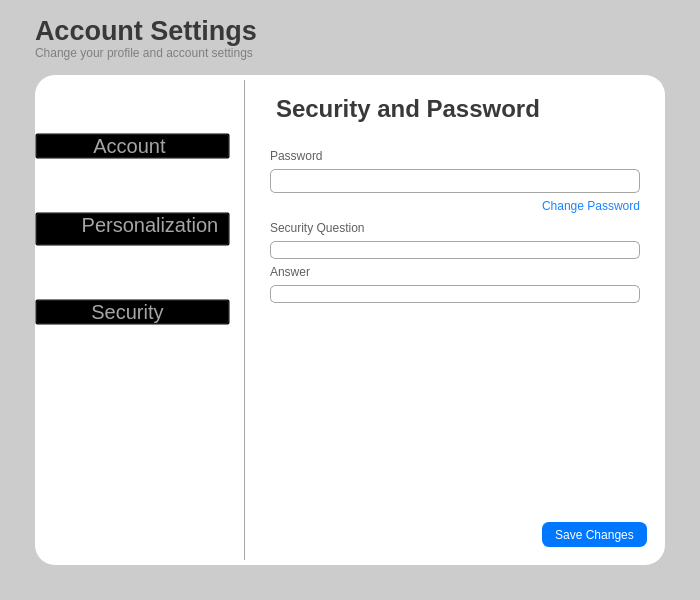
<?xml version="1.0" encoding="UTF-8"?>
<ui version="4.0">
 <class>EmailSettingsWidget</class>
 <widget class="QWidget" name="EmailSettingsWidget">
  <property name="geometry">
   <rect>
    <x>0</x>
    <y>0</y>
    <width>700</width>
    <height>600</height>
   </rect>
  </property>
  <property name="sizePolicy">
   <sizepolicy hsizetype="Preferred" vsizetype="Preferred">
    <horstretch>0</horstretch>
    <verstretch>0</verstretch>
   </sizepolicy>
  </property>
  <property name="minimumSize">
   <size>
    <width>700</width>
    <height>600</height>
   </size>
  </property>
  <property name="windowTitle">
   <string>Form</string>
  </property>
  <property name="styleSheet">
   <string notr="true">QWidget#EmailSettingsWidget {
	background: #cccccc;
}</string>
  </property>
  <layout class="QVBoxLayout" name="verticalLayout" stretch="0,0">
   <property name="spacing">
    <number>0</number>
   </property>
   <property name="leftMargin">
    <number>35</number>
   </property>
   <property name="topMargin">
    <number>0</number>
   </property>
   <property name="rightMargin">
    <number>35</number>
   </property>
   <property name="bottomMargin">
    <number>35</number>
   </property>
   <item>
    <widget class="QFrame" name="EmailSettingsTitleFrame">
     <property name="frameShape">
      <enum>QFrame::NoFrame</enum>
     </property>
     <property name="frameShadow">
      <enum>QFrame::Raised</enum>
     </property>
     <layout class="QVBoxLayout" name="verticalLayout_5">
      <property name="spacing">
       <number>0</number>
      </property>
      <property name="leftMargin">
       <number>0</number>
      </property>
      <property name="topMargin">
       <number>15</number>
      </property>
      <property name="rightMargin">
       <number>0</number>
      </property>
      <property name="bottomMargin">
       <number>15</number>
      </property>
      <item>
       <widget class="QLabel" name="AccountSettingsLabel">
        <property name="font">
         <font>
          <family>Segoe UI</family>
          <pointsize>20</pointsize>
          <weight>75</weight>
          <bold>true</bold>
         </font>
        </property>
        <property name="styleSheet">
         <string notr="true">QLabel#AccountSettingsLabel {
	color: #393939;
}</string>
        </property>
        <property name="text">
         <string>Account Settings</string>
        </property>
       </widget>
      </item>
      <item>
       <widget class="QLabel" name="AccountSettingsDescriptionLabel">
        <property name="font">
         <font>
          <family>Segoe UI</family>
         </font>
        </property>
        <property name="styleSheet">
         <string notr="true">QLabel#AccountSettingsDescriptionLabel {
	color: #7f7f7f;
}</string>
        </property>
        <property name="text">
         <string>Change your profile and account settings</string>
        </property>
       </widget>
      </item>
     </layout>
    </widget>
   </item>
   <item>
    <widget class="QFrame" name="EmailSettingsMainFrame">
     <property name="styleSheet">
      <string notr="true">QFrame#EmailSettingsMainFrame {
	background: rgba(0, 0, 0, 0);
}</string>
     </property>
     <property name="frameShape">
      <enum>QFrame::NoFrame</enum>
     </property>
     <property name="frameShadow">
      <enum>QFrame::Raised</enum>
     </property>
     <layout class="QHBoxLayout" name="horizontalLayout" stretch="1,2">
      <property name="spacing">
       <number>0</number>
      </property>
      <property name="leftMargin">
       <number>0</number>
      </property>
      <property name="topMargin">
       <number>0</number>
      </property>
      <property name="rightMargin">
       <number>0</number>
      </property>
      <property name="bottomMargin">
       <number>0</number>
      </property>
      <item>
       <layout class="QVBoxLayout" name="_EmailSettingsLayout">
        <item>
         <widget class="QFrame" name="_EmailSettingsBackgroundFrame_1">
          <property name="styleSheet">
           <string notr="true">QFrame#_EmailSettingsBackgroundFrame_1 {
	background: #cccccc;
}</string>
          </property>
          <property name="frameShape">
           <enum>QFrame::NoFrame</enum>
          </property>
          <property name="frameShadow">
           <enum>QFrame::Raised</enum>
          </property>
          <layout class="QHBoxLayout" name="horizontalLayout_3">
           <property name="spacing">
            <number>0</number>
           </property>
           <property name="leftMargin">
            <number>0</number>
           </property>
           <property name="topMargin">
            <number>0</number>
           </property>
           <property name="rightMargin">
            <number>0</number>
           </property>
           <property name="bottomMargin">
            <number>0</number>
           </property>
           <item>
            <layout class="QHBoxLayout" name="_EmailSettings_2Layout">
             <item>
              <widget class="QFrame" name="_EmailSettingsBackgroundFrame_2">
               <property name="styleSheet">
                <string notr="true">QFrame#_EmailSettingsBackgroundFrame_2 {
	background: #FFFFFF;
	border-top-left-radius: 20;
	border-bottom-left-radius: 20;
}</string>
               </property>
               <property name="frameShape">
                <enum>QFrame::NoFrame</enum>
               </property>
               <property name="frameShadow">
                <enum>QFrame::Raised</enum>
               </property>
               <layout class="QHBoxLayout" name="horizontalLayout_2">
                <property name="spacing">
                 <number>0</number>
                </property>
                <property name="leftMargin">
                 <number>0</number>
                </property>
                <property name="topMargin">
                 <number>0</number>
                </property>
                <property name="rightMargin">
                 <number>0</number>
                </property>
                <property name="bottomMargin">
                 <number>0</number>
                </property>
                <item>
                 <layout class="QHBoxLayout" name="EmailSettingsBackgroundLayout">
                  <property name="topMargin">
                   <number>5</number>
                  </property>
                  <property name="bottomMargin">
                   <number>5</number>
                  </property>
                  <item>
                   <widget class="QFrame" name="EmailSettingsLayout">
                    <property name="styleSheet">
                     <string notr="true">QFrame#EmailSettingsLayout {
	background: rgba(0,0,0,0);
	border-right: 1px solid #a6a6a6;
}</string>
                    </property>
                    <property name="frameShape">
                     <enum>QFrame::NoFrame</enum>
                    </property>
                    <property name="frameShadow">
                     <enum>QFrame::Raised</enum>
                    </property>
                    <layout class="QVBoxLayout" name="verticalLayout_3" stretch="2,3">
                     <property name="spacing">
                      <number>0</number>
                     </property>
                     <property name="leftMargin">
                      <number>0</number>
                     </property>
                     <property name="topMargin">
                      <number>0</number>
                     </property>
                     <property name="rightMargin">
                      <number>0</number>
                     </property>
                     <property name="bottomMargin">
                      <number>0</number>
                     </property>
                     <item>
                      <widget class="QFrame" name="EmailSettingsFrame">
                       <property name="sizePolicy">
                        <sizepolicy hsizetype="Preferred" vsizetype="Minimum">
                         <horstretch>0</horstretch>
                         <verstretch>0</verstretch>
                        </sizepolicy>
                       </property>
                       <property name="minimumSize">
                        <size>
                         <width>0</width>
                         <height>300</height>
                        </size>
                       </property>
                       <property name="frameShape">
                        <enum>QFrame::NoFrame</enum>
                       </property>
                       <property name="frameShadow">
                        <enum>QFrame::Raised</enum>
                       </property>
                       <layout class="QVBoxLayout" name="verticalLayout_2">
                        <property name="spacing">
                         <number>0</number>
                        </property>
                        <property name="leftMargin">
                         <number>0</number>
                        </property>
                        <property name="topMargin">
                         <number>0</number>
                        </property>
                        <property name="rightMargin">
                         <number>15</number>
                        </property>
                        <property name="bottomMargin">
                         <number>0</number>
                        </property>
                        <item>
                         <widget class="QPushButton" name="AccountButton">
                          <property name="font">
                           <font>
                            <family>Segoe UI</family>
                            <pointsize>15</pointsize>
                           </font>
                          </property>
                          <property name="styleSheet">
                           <string notr="true">QPushButton#AccountButton {
	background: rgba(0, 0, 0, 0);
	color: #a6a6a6;
	padding-right: 6;
}

QPushButton#AccountButton:hover {
	color: #7f7f7f;
}

QPushButton#AccountButton:pressed {
	color: #393939;
}</string>
                          </property>
                          <property name="text">
                           <string>Account</string>
                          </property>
                          <property name="icon">
                           <iconset resource="../Email Services/Images/Resource.qrc">
                            <normaloff>:/Settings/SVGs/SettingsIcons/Account(Deactivated).png</normaloff>:/Settings/SVGs/SettingsIcons/Account(Deactivated).png</iconset>
                          </property>
                          <property name="iconSize">
                           <size>
                            <width>32</width>
                            <height>32</height>
                           </size>
                          </property>
                         </widget>
                        </item>
                        <item>
                         <widget class="QPushButton" name="PersonalizationButton">
                          <property name="font">
                           <font>
                            <family>Segoe UI</family>
                            <pointsize>15</pointsize>
                           </font>
                          </property>
                          <property name="styleSheet">
                           <string notr="true">QPushButton#PersonalizationButton {
	background: rgba(0, 0, 0, 0);
	color: #a6a6a6;
	padding-left: 35;
	padding-bottom:8;
}

QPushButton#PersonalizationButton:hover {
	color: #7f7f7f;
}

QPushButton#PersonalizationButton:pressed {
	color: #393939;
}</string>
                          </property>
                          <property name="text">
                           <string>Personalization</string>
                          </property>
                          <property name="icon">
                           <iconset resource="../Email Services/Images/Resource.qrc">
                            <normaloff>:/Settings/SVGs/SettingsIcons/Personalization(Deactivacted).png</normaloff>:/Settings/SVGs/SettingsIcons/Personalization(Deactivacted).png</iconset>
                          </property>
                          <property name="iconSize">
                           <size>
                            <width>22</width>
                            <height>22</height>
                           </size>
                          </property>
                          <property name="checkable">
                           <bool>false</bool>
                          </property>
                         </widget>
                        </item>
                        <item>
                         <widget class="QPushButton" name="SecurityButton">
                          <property name="font">
                           <font>
                            <family>Segoe UI</family>
                            <pointsize>15</pointsize>
                           </font>
                          </property>
                          <property name="styleSheet">
                           <string notr="true">QPushButton#SecurityButton {
	background: rgba(0, 0, 0, 0);
	color: #a6a6a6;
	padding-right: 10;
}

QPushButton#SecurityButton:hover {
	color: #7f7f7f;
}

QPushButton#SecurityButton:pressed {
	color: #393939;
}</string>
                          </property>
                          <property name="text">
                           <string>Security</string>
                          </property>
                          <property name="icon">
                           <iconset resource="../Email Services/Images/Resource.qrc">
                            <normaloff>:/Settings/SVGs/SettingsIcons/Security(Deactivated).png</normaloff>:/Settings/SVGs/SettingsIcons/Security(Deactivated).png</iconset>
                          </property>
                          <property name="iconSize">
                           <size>
                            <width>18</width>
                            <height>18</height>
                           </size>
                          </property>
                         </widget>
                        </item>
                       </layout>
                      </widget>
                     </item>
                     <item>
                      <spacer name="__Spacer__18">
                       <property name="orientation">
                        <enum>Qt::Vertical</enum>
                       </property>
                       <property name="sizeHint" stdset="0">
                        <size>
                         <width>20</width>
                         <height>40</height>
                        </size>
                       </property>
                      </spacer>
                     </item>
                    </layout>
                   </widget>
                  </item>
                 </layout>
                </item>
               </layout>
              </widget>
             </item>
            </layout>
           </item>
          </layout>
         </widget>
        </item>
       </layout>
      </item>
      <item>
       <layout class="QVBoxLayout" name="EmailSettingsMainLayout">
        <property name="spacing">
         <number>0</number>
        </property>
        <item>
         <widget class="QStackedWidget" name="EmailSettingsStackedWidget">
          <property name="styleSheet">
           <string notr="true">QStackedWidget#EmailBodyStackedWidget {
	background: rgba(0, 0, 0, 0);
}</string>
          </property>
          <property name="currentIndex">
           <number>2</number>
          </property>
          <widget class="QWidget" name="AccountPage">
           <property name="styleSheet">
            <string notr="true">QWidget#AccountPage {
	background: #FFFFFF;
	border: 1px solid #FFFFFF;
	border-top-right-radius: 20;
}</string>
           </property>
           <layout class="QVBoxLayout" name="verticalLayout_4" stretch="2,1">
            <property name="spacing">
             <number>0</number>
            </property>
            <property name="leftMargin">
             <number>0</number>
            </property>
            <property name="topMargin">
             <number>0</number>
            </property>
            <property name="rightMargin">
             <number>0</number>
            </property>
            <property name="bottomMargin">
             <number>0</number>
            </property>
            <item>
             <widget class="QFrame" name="AccountPageFrame">
              <property name="maximumSize">
               <size>
                <width>650</width>
                <height>550</height>
               </size>
              </property>
              <property name="frameShape">
               <enum>QFrame::NoFrame</enum>
              </property>
              <property name="frameShadow">
               <enum>QFrame::Raised</enum>
              </property>
              <layout class="QVBoxLayout" name="verticalLayout_7">
               <property name="spacing">
                <number>0</number>
               </property>
               <property name="leftMargin">
                <number>0</number>
               </property>
               <property name="topMargin">
                <number>0</number>
               </property>
               <property name="rightMargin">
                <number>0</number>
               </property>
               <property name="bottomMargin">
                <number>0</number>
               </property>
               <item>
                <widget class="QFrame" name="AccountPageLayout">
                 <layout class="QGridLayout" name="gridLayout" rowstretch="0,0,0,0,0,0" columnstretch="0,0">
                  <property name="leftMargin">
                   <number>25</number>
                  </property>
                  <property name="topMargin">
                   <number>0</number>
                  </property>
                  <property name="rightMargin">
                   <number>25</number>
                  </property>
                  <property name="bottomMargin">
                   <number>165</number>
                  </property>
                  <property name="horizontalSpacing">
                   <number>27</number>
                  </property>
                  <property name="verticalSpacing">
                   <number>0</number>
                  </property>
                  <item row="3" column="1">
                   <widget class="QLineEdit" name="AccountSettingsLastNameLineEdit">
                    <property name="styleSheet">
                     <string notr="true">QLineEdit#AccountSettingsLastNameLineEdit {
	background: rgba(0, 0, 0, 0);
	color: #393939;
	border: 1px solid #a6a6a6;
	border-radius: 4;
}</string>
                    </property>
                   </widget>
                  </item>
                  <item row="4" column="0">
                   <widget class="QLabel" name="AccountSettingsEmailLabel">
                    <property name="sizePolicy">
                     <sizepolicy hsizetype="Preferred" vsizetype="Maximum">
                      <horstretch>0</horstretch>
                      <verstretch>0</verstretch>
                     </sizepolicy>
                    </property>
                    <property name="font">
                     <font>
                      <family>Segoe UI</family>
                     </font>
                    </property>
                    <property name="styleSheet">
                     <string notr="true">QLabel#AccountSettingsEmailLabel {
	color: #a6a6a6;
	padding-top: 20;
	padding-bottom: 2;
}</string>
                    </property>
                    <property name="text">
                     <string>Email</string>
                    </property>
                   </widget>
                  </item>
                  <item row="2" column="1">
                   <widget class="QLabel" name="AccountSettingsLastNameLabel">
                    <property name="sizePolicy">
                     <sizepolicy hsizetype="Preferred" vsizetype="Maximum">
                      <horstretch>0</horstretch>
                      <verstretch>0</verstretch>
                     </sizepolicy>
                    </property>
                    <property name="font">
                     <font>
                      <family>Segoe UI</family>
                     </font>
                    </property>
                    <property name="styleSheet">
                     <string notr="true">QLabel#AccountSettingsLastNameLabel {
	color: #a6a6a6;
	padding-top: 20;
	padding-bottom: 2;
}</string>
                    </property>
                    <property name="text">
                     <string>Last Name</string>
                    </property>
                   </widget>
                  </item>
                  <item row="3" column="0">
                   <widget class="QLineEdit" name="AccountSettingsFirstNameLineEdit">
                    <property name="styleSheet">
                     <string notr="true">QLineEdit#AccountSettingsFirstNameLineEdit {
	background: rgba(0, 0, 0, 0);
	color: #393939;
	border: 1px solid #a6a6a6;
	border-radius: 4;
}</string>
                    </property>
                   </widget>
                  </item>
                  <item row="5" column="0">
                   <widget class="QLineEdit" name="AccountSettingsEmailLineEdit">
                    <property name="styleSheet">
                     <string notr="true">QLineEdit#AccountSettingsEmailLineEdit {
	background: rgba(0, 0, 0, 0);
	color: #393939;
	border: 1px solid #a6a6a6;
	border-radius: 4;
}</string>
                    </property>
                   </widget>
                  </item>
                  <item row="5" column="1">
                   <widget class="QLineEdit" name="AccountSettingsPhoneNumberLineEdit">
                    <property name="styleSheet">
                     <string notr="true">QLineEdit#AccountSettingsPhoneNumberLineEdit {
	background: rgba(0, 0, 0, 0);
	color: #393939;
	border: 1px solid #a6a6a6;
	border-radius: 4;
}</string>
                    </property>
                   </widget>
                  </item>
                  <item row="4" column="1">
                   <widget class="QLabel" name="AccountSettingsPhoneNumberLabel">
                    <property name="sizePolicy">
                     <sizepolicy hsizetype="Preferred" vsizetype="Maximum">
                      <horstretch>0</horstretch>
                      <verstretch>0</verstretch>
                     </sizepolicy>
                    </property>
                    <property name="font">
                     <font>
                      <family>Segoe UI</family>
                     </font>
                    </property>
                    <property name="styleSheet">
                     <string notr="true">QLabel#AccountSettingsPhoneNumberLabel {
	color: #a6a6a6;
	padding-top:	 20;
	padding-bottom: 2;
}</string>
                    </property>
                    <property name="text">
                     <string>Phone Number</string>
                    </property>
                   </widget>
                  </item>
                  <item row="0" column="0">
                   <widget class="QLabel" name="GeneralInfoLabel">
                    <property name="sizePolicy">
                     <sizepolicy hsizetype="Preferred" vsizetype="Maximum">
                      <horstretch>0</horstretch>
                      <verstretch>0</verstretch>
                     </sizepolicy>
                    </property>
                    <property name="font">
                     <font>
                      <family>Segoe UI</family>
                      <pointsize>18</pointsize>
                      <weight>75</weight>
                      <bold>true</bold>
                     </font>
                    </property>
                    <property name="styleSheet">
                     <string notr="true">QLabel#GeneralInfoLabel {
	color: #393939;
	padding-top: 20;
	padding-bottom: 20;
}</string>
                    </property>
                    <property name="text">
                     <string>General Info</string>
                    </property>
                   </widget>
                  </item>
                  <item row="2" column="0">
                   <widget class="QLabel" name="AccountSettingsFirstNameLabel">
                    <property name="sizePolicy">
                     <sizepolicy hsizetype="Preferred" vsizetype="Maximum">
                      <horstretch>0</horstretch>
                      <verstretch>0</verstretch>
                     </sizepolicy>
                    </property>
                    <property name="font">
                     <font>
                      <family>Segoe UI</family>
                     </font>
                    </property>
                    <property name="styleSheet">
                     <string notr="true">QLabel#AccountSettingsFirstNameLabel {
	color: #a6a6a6;
	padding-top: 20;
	padding-bottom: 2;
}</string>
                    </property>
                    <property name="text">
                     <string>First Name</string>
                    </property>
                   </widget>
                  </item>
                  <item row="1" column="0" colspan="2">
                   <widget class="QFrame" name="AccountSettingsProfilePictureFrame">
                    <property name="sizePolicy">
                     <sizepolicy hsizetype="Preferred" vsizetype="Maximum">
                      <horstretch>0</horstretch>
                      <verstretch>0</verstretch>
                     </sizepolicy>
                    </property>
                    <property name="frameShape">
                     <enum>QFrame::NoFrame</enum>
                    </property>
                    <property name="frameShadow">
                     <enum>QFrame::Raised</enum>
                    </property>
                    <layout class="QVBoxLayout" name="verticalLayout_13">
                     <property name="spacing">
                      <number>0</number>
                     </property>
                     <property name="leftMargin">
                      <number>0</number>
                     </property>
                     <property name="topMargin">
                      <number>0</number>
                     </property>
                     <property name="rightMargin">
                      <number>0</number>
                     </property>
                     <property name="bottomMargin">
                      <number>0</number>
                     </property>
                     <item>
                      <widget class="QFrame" name="AccountSettingsProfilePictureFrame_">
                       <property name="frameShape">
                        <enum>QFrame::NoFrame</enum>
                       </property>
                       <property name="frameShadow">
                        <enum>QFrame::Raised</enum>
                       </property>
                       <layout class="QHBoxLayout" name="horizontalLayout_5">
                        <property name="spacing">
                         <number>0</number>
                        </property>
                        <property name="leftMargin">
                         <number>0</number>
                        </property>
                        <property name="topMargin">
                         <number>0</number>
                        </property>
                        <property name="rightMargin">
                         <number>0</number>
                        </property>
                        <property name="bottomMargin">
                         <number>0</number>
                        </property>
                        <item>
                         <spacer name="__Spacer__19">
                          <property name="orientation">
                           <enum>Qt::Horizontal</enum>
                          </property>
                          <property name="sizeHint" stdset="0">
                           <size>
                            <width>40</width>
                            <height>20</height>
                           </size>
                          </property>
                         </spacer>
                        </item>
                        <item>
                         <widget class="QLabel" name="AccountSettingsProfilePictureLabel">
                          <property name="text">
                           <string/>
                          </property>
                         </widget>
                        </item>
                        <item>
                         <spacer name="__Spacer__20">
                          <property name="orientation">
                           <enum>Qt::Horizontal</enum>
                          </property>
                          <property name="sizeHint" stdset="0">
                           <size>
                            <width>40</width>
                            <height>20</height>
                           </size>
                          </property>
                         </spacer>
                        </item>
                       </layout>
                      </widget>
                     </item>
                     <item>
                      <widget class="QPushButton" name="AccountSettingsProfilePictureChangeButton">
                       <property name="styleSheet">
                        <string notr="true">QPushButton#AccountSettingsProfilePictureChangeButton {
	background: rgba(0, 0, 0, 0);
	color: #0077ff;
	text-align: center;
	padding-bottom: 4;
}

QPushButton#AccountSettingsProfilePictureChangeButton:hover {
	color: #4da0ff;
}

QPushButton#AccountSettingsProfilePictureChangeButton:pressed {
	color: #004cff;
}</string>
                       </property>
                       <property name="text">
                        <string>Change Profile Picture</string>
                       </property>
                       <property name="icon">
                        <iconset resource="../Email Services/Images/Resource.qrc">
                         <normaloff>:/Icons/SVGs/EditIcon.png</normaloff>:/Icons/SVGs/EditIcon.png</iconset>
                       </property>
                      </widget>
                     </item>
                    </layout>
                   </widget>
                  </item>
                 </layout>
                </widget>
               </item>
              </layout>
             </widget>
            </item>
            <item>
             <spacer name="__Spacer__21">
              <property name="orientation">
               <enum>Qt::Vertical</enum>
              </property>
              <property name="sizeHint" stdset="0">
               <size>
                <width>20</width>
                <height>40</height>
               </size>
              </property>
             </spacer>
            </item>
           </layout>
          </widget>
          <widget class="QWidget" name="PersonalizationPage">
           <property name="styleSheet">
            <string notr="true">QWidget#PersonalizationPage {
	background: #FFFFFF;
	border: 1px solid #FFFFFF;
	border-top-right-radius: 20;
}</string>
           </property>
           <layout class="QHBoxLayout" name="horizontalLayout_6">
            <property name="spacing">
             <number>0</number>
            </property>
            <property name="leftMargin">
             <number>0</number>
            </property>
            <property name="topMargin">
             <number>0</number>
            </property>
            <property name="rightMargin">
             <number>0</number>
            </property>
            <property name="bottomMargin">
             <number>0</number>
            </property>
            <item>
             <widget class="QFrame" name="PersionalizationPageFrame">
              <property name="frameShape">
               <enum>QFrame::NoFrame</enum>
              </property>
              <property name="frameShadow">
               <enum>QFrame::Raised</enum>
              </property>
             </widget>
            </item>
           </layout>
          </widget>
          <widget class="QWidget" name="SecurityPage">
           <property name="styleSheet">
            <string notr="true">QWidget#SecurityPage {
	background: #FFFFFF;
	border: 1px solid #FFFFFF;
	border-top-right-radius: 20;
}</string>
           </property>
           <layout class="QVBoxLayout" name="verticalLayout_6" stretch="1,2">
            <property name="spacing">
             <number>0</number>
            </property>
            <property name="leftMargin">
             <number>0</number>
            </property>
            <property name="topMargin">
             <number>0</number>
            </property>
            <property name="rightMargin">
             <number>0</number>
            </property>
            <property name="bottomMargin">
             <number>0</number>
            </property>
            <item>
             <widget class="QFrame" name="SecurityPageFrame">
              <property name="maximumSize">
               <size>
                <width>650</width>
                <height>550</height>
               </size>
              </property>
              <property name="frameShape">
               <enum>QFrame::NoFrame</enum>
              </property>
              <property name="frameShadow">
               <enum>QFrame::Raised</enum>
              </property>
              <layout class="QVBoxLayout" name="verticalLayout_8">
               <property name="spacing">
                <number>0</number>
               </property>
               <property name="leftMargin">
                <number>0</number>
               </property>
               <property name="topMargin">
                <number>0</number>
               </property>
               <property name="rightMargin">
                <number>0</number>
               </property>
               <property name="bottomMargin">
                <number>0</number>
               </property>
               <item>
                <widget class="QFrame" name="SecurityPageLayout">
                 <layout class="QVBoxLayout" name="verticalLayout_9">
                  <property name="leftMargin">
                   <number>25</number>
                  </property>
                  <property name="topMargin">
                   <number>0</number>
                  </property>
                  <property name="rightMargin">
                   <number>25</number>
                  </property>
                  <property name="bottomMargin">
                   <number>25</number>
                  </property>
                  <item>
                   <widget class="QLabel" name="SecurityandPasswordLabel">
                    <property name="sizePolicy">
                     <sizepolicy hsizetype="Preferred" vsizetype="Maximum">
                      <horstretch>0</horstretch>
                      <verstretch>0</verstretch>
                     </sizepolicy>
                    </property>
                    <property name="font">
                     <font>
                      <family>Segoe UI</family>
                      <pointsize>18</pointsize>
                      <weight>75</weight>
                      <bold>true</bold>
                     </font>
                    </property>
                    <property name="styleSheet">
                     <string notr="true">QLabel#SecurityandPasswordLabel {
	color: #393939;
	padding-top: 20;
	padding-bottom: 20;
}</string>
                    </property>
                    <property name="text">
                     <string>Security and Password</string>
                    </property>
                   </widget>
                  </item>
                  <item>
                   <widget class="QLabel" name="AccountSettingsPasswordLabel">
                    <property name="sizePolicy">
                     <sizepolicy hsizetype="Preferred" vsizetype="Maximum">
                      <horstretch>0</horstretch>
                      <verstretch>0</verstretch>
                     </sizepolicy>
                    </property>
                    <property name="font">
                     <font>
                      <family>Segoe UI</family>
                     </font>
                    </property>
                    <property name="styleSheet">
                     <string notr="true">QLabel#AccountSettingsPasswordLabel {
	color: #606060;
}</string>
                    </property>
                    <property name="text">
                     <string>Password</string>
                    </property>
                   </widget>
                  </item>
                  <item>
                   <widget class="QLineEdit" name="AccountSettingsPasswordLineEdit">
                    <property name="font">
                     <font>
                      <pointsize>13</pointsize>
                     </font>
                    </property>
                    <property name="styleSheet">
                     <string notr="true">QLineEdit#AccountSettingsPasswordLineEdit {
	background: rgba(0, 0, 0, 0);
	color: #393939;
	border: 1px solid #a6a6a6;
	border-radius: 5;
	padding-left: 3;
}</string>
                    </property>
                    <property name="inputMask">
                     <string/>
                    </property>
                    <property name="text">
                     <string/>
                    </property>
                    <property name="echoMode">
                     <enum>QLineEdit::Password</enum>
                    </property>
                    <property name="readOnly">
                     <bool>true</bool>
                    </property>
                   </widget>
                  </item>
                  <item>
                   <widget class="QPushButton" name="ChangePasswordButton">
                    <property name="styleSheet">
                     <string notr="true">QPushButton#ChangePasswordButton {
	background: rgba(0, 0, 0, 0);
	border: none;
	color: #1884ff;
	padding-bottom: 2;
	text-align: right;
}

QPushButton#ChangePasswordButton:hover {
	color: #419aff;
}

QPushButton#ChangePasswordButton:pressed {
	color: #004cff;
}</string>
                    </property>
                    <property name="text">
                     <string>Change Password</string>
                    </property>
                   </widget>
                  </item>
                  <item>
                   <widget class="QLabel" name="AccountSettingsSecurityQuestionLabel">
                    <property name="sizePolicy">
                     <sizepolicy hsizetype="Preferred" vsizetype="Maximum">
                      <horstretch>0</horstretch>
                      <verstretch>0</verstretch>
                     </sizepolicy>
                    </property>
                    <property name="font">
                     <font>
                      <family>Segoe UI</family>
                     </font>
                    </property>
                    <property name="styleSheet">
                     <string notr="true">QLabel#AccountSettingsSecurityQuestionLabel {
	color: #606060;
}</string>
                    </property>
                    <property name="text">
                     <string>Security Question</string>
                    </property>
                   </widget>
                  </item>
                  <item>
                   <widget class="QLineEdit" name="AccountSettingsSecurityQuestionLineEdit">
                    <property name="styleSheet">
                     <string notr="true">QLineEdit#AccountSettingsSecurityQuestionLineEdit {
	background: rgba(0, 0, 0, 0);
	color: #393939;
	border: 1px solid #a6a6a6;
	border-radius: 5;
	padding-left: 3;
}</string>
                    </property>
                   </widget>
                  </item>
                  <item>
                   <widget class="QLabel" name="AccountSettingsSecurityQuestionAnswerLabel">
                    <property name="sizePolicy">
                     <sizepolicy hsizetype="Preferred" vsizetype="Maximum">
                      <horstretch>0</horstretch>
                      <verstretch>0</verstretch>
                     </sizepolicy>
                    </property>
                    <property name="font">
                     <font>
                      <family>Segoe UI</family>
                     </font>
                    </property>
                    <property name="styleSheet">
                     <string notr="true">QLabel#AccountSettingsSecurityQuestionAnswerLabel {
	color: #606060;
}</string>
                    </property>
                    <property name="text">
                     <string>Answer</string>
                    </property>
                   </widget>
                  </item>
                  <item>
                   <widget class="QLineEdit" name="AccountSettingsSecurityQuestionAnswerLineEdit">
                    <property name="styleSheet">
                     <string notr="true">QLineEdit#AccountSettingsSecurityQuestionAnswerLineEdit {
	background: rgba(0, 0, 0, 0);
	color: #393939;
	border: 1px solid #a6a6a6;
	border-radius: 5;
	padding-left: 3;
}</string>
                    </property>
                   </widget>
                  </item>
                 </layout>
                </widget>
               </item>
              </layout>
             </widget>
            </item>
            <item>
             <spacer name="__Spacer__22">
              <property name="orientation">
               <enum>Qt::Vertical</enum>
              </property>
              <property name="sizeHint" stdset="0">
               <size>
                <width>20</width>
                <height>40</height>
               </size>
              </property>
             </spacer>
            </item>
           </layout>
          </widget>
         </widget>
        </item>
        <item>
         <widget class="QFrame" name="SaveChangesFrame">
          <property name="styleSheet">
           <string notr="true">QFrame#SaveChangesFrame {
	background: #FFFFFF;
	border-bottom-right-radius: 20;
}</string>
          </property>
          <property name="frameShape">
           <enum>QFrame::NoFrame</enum>
          </property>
          <property name="frameShadow">
           <enum>QFrame::Raised</enum>
          </property>
          <layout class="QHBoxLayout" name="horizontalLayout_4">
           <property name="spacing">
            <number>0</number>
           </property>
           <property name="leftMargin">
            <number>0</number>
           </property>
           <property name="topMargin">
            <number>0</number>
           </property>
           <property name="rightMargin">
            <number>18</number>
           </property>
           <property name="bottomMargin">
            <number>18</number>
           </property>
           <item>
            <spacer name="__Spacer__23">
             <property name="orientation">
              <enum>Qt::Horizontal</enum>
             </property>
             <property name="sizeHint" stdset="0">
              <size>
               <width>40</width>
               <height>20</height>
              </size>
             </property>
            </spacer>
           </item>
           <item>
            <widget class="QPushButton" name="SaveChangesButton">
             <property name="sizePolicy">
              <sizepolicy hsizetype="Maximum" vsizetype="Fixed">
               <horstretch>0</horstretch>
               <verstretch>0</verstretch>
              </sizepolicy>
             </property>
             <property name="minimumSize">
              <size>
               <width>105</width>
               <height>25</height>
              </size>
             </property>
             <property name="styleSheet">
              <string notr="true">QPushButton#SaveChangesButton {
	background: #0077ff;
	color: #FFFFFF;
	border: 1px solid #0077ff;
	border-radius: 7;
}

QPushButton#SaveChangesButton:hover {
	background: #1884ff;
	border: 1px solid #1884ff;
}

QPushButton#SaveChangesButton:pressed {
	background: #65adff;
	border: 1px solid #65adff;
}
</string>
             </property>
             <property name="text">
              <string>Save Changes</string>
             </property>
            </widget>
           </item>
          </layout>
         </widget>
        </item>
       </layout>
      </item>
     </layout>
    </widget>
   </item>
  </layout>
 </widget>
 <resources>
  <include location="../Email Services/Images/Resource.qrc"/>
 </resources>
 <connections/>
</ui>
